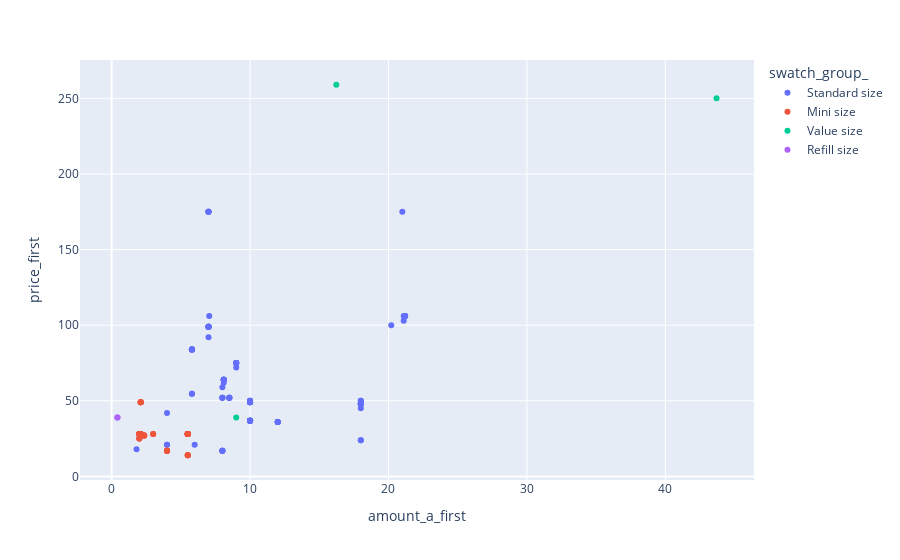

Write notebook code for a chart like this one.
### Code cell
fig = px.scatter(solid_products[solid_products['lvl_2_cat_first']=='Candles'], x="amount_a_first", y="price_first", color="swatch_group_", hover_data=['brand_name_', 'product_name_'])
fig.show()

### Figure 1 — Plotly figure (JSON) as saved in the notebook; plotly's stock layout.template omitted (floating-point values rounded to 4 significant figures; data arrays with more than 128 entries replaced by an {"elided": "..."} marker saying what was removed)
{"data": [{"customdata": {"elided": "102x2 str values"}, "hovertemplate": "swatch_group_=Standard size<br>amount_a_first=%{x}<br>price_first=%{y}<br>brand_name_=%{customdata[0]}<br>product_name_=%{customdata[1]}<extra></extra>", "legendgroup": "Standard size", "marker": {"color": "#636efa", "symbol": "circle"}, "mode": "markers", "name": "Standard size", "orientation": "v", "showlegend": true, "type": "scatter", "x": [7.05, 8, 8, 8, 10, 10, 10, 10, 10, 10, 10, 10, 10, 10, 10, 10, 10, 10, 10, 10, 10, 10, 10, 10, 7, 7, 7, 7, 7, 7, 7, 7, 9, 9, 9, 9, 9, 9, 9, 8.5, 8.5, 8.5, 8.5, 8.5, 5.8, 5.8, 5.8, 5.8, 5.8, 5.8, 5.8, 5.8, 5.8, 8.1, 2, 8.1, 2, 8.1, 8.1, 8.1, 20.2, 21.2, 21.2, 8.1, 8.1, 21.1, 8.1, 21.1, 8.1, 21.2, 8, 8, 8, 8, 8, 7, 7, 21, 7, 7, 18, 18, 1.8, 6, 12, 18, 12, 18, 12, 18, 18, 18, 4, 4, 4, 12, 18, 12, 18, 18, 18, 18], "xaxis": "x", "y": [106, 52, 52, 52, 36.75, 36.75, 50, 49, 36.75, 49, 36.75, 36.75, 50, 50, 36.75, 36.75, 36.75, 49, 49, 36.75, 36.75, 36.75, 36.75, 49, 92, 99, 99, 99, 99, 99, 99, 99, 75, 75, 75, 75, 75, 75, 72, 52, 52, 52, 52, 52, 84, 84, 84, 84, 54.6, 54.6, 84, 84, 84, 64, 25, 62, 28, 64, 64, 64, 100, 106, 106, 64, 64, 103, 64, 106, 64, 106, 17, 17, 17, 17, 59, 175, 175, 175, 175, 175, 45, 48, 18, 21, 36, 48, 36, 48, 36, 48, 24, 48, 42, 21, 21, 36, 48, 36, 48, 50, 50, 24], "yaxis": "y"}, {"customdata": [["Jo Malone London", "English Pear & Freesia Candle"], ["Jo Malone London", "English Pear & Freesia Travel Candle"], ["Jo Malone London", "Lime Basil & Mandarin Candle"], ["Jo Malone London", "Lime Basil & Mandarin Travel Candle"], ["Jo Malone London", "Peony & Blush Suede Candle"], ["MALIN+GOETZ", "Cannabis Candle"], ["MALIN+GOETZ", "Cannabis Votive Candle"], ["MALIN+GOETZ", "Dark Rum Candle"], ["MALIN+GOETZ", "Dark Rum Votive Candle"], ["NEST New York", "Amalfi Lemon & Mint Candle"], ["NEST New York", "Charcoal Woods Candle"], ["NEST New York", "Driftwood & Chamomile Candle"], ["NEST New York", "Grapefruit Candle"], ["NEST New York", "Grapefruit Votive Candle"], ["NEST New York", "Himalayan Salt & Rosewater Candle"], ["NEST New York", "Lime Zest & Matcha Candle"], ["NEST New York", "Lime Zest & Matcha Votive Candle"], ["NEST New York", "Mediterranean Fig Candle"], ["NEST New York", "Mini Charcoal Woods Candle"], ["NEST New York", "Mini Driftwood & Chamomile Candle"], ["NEST New York", "Mini Himalayan Salt & Rosewater Candle"], ["NEST New York", "Mini Mediterranean Fig Candle"], ["NEST New York", "Mini Pumpkin Chai Candle"], ["NEST New York", "Mini Wild Mint & Eucalyptus Candle"], ["NEST New York", "Rose Noir & Oud Candle"], ["VOLUSPA", "Apple Blue Clover Glass Jar Candle"], ["VOLUSPA", "Baltic Amber Glass Candle"], ["VOLUSPA", "Forbidden Fig Decorative Tin Candle"], ["VOLUSPA", "Forbidden Fig Glass Jar Candle"], ["VOLUSPA", "French Cade & Lavender Decorative Tin Candle"], ["VOLUSPA", "French Cade & Lavender Glass Jar Candle"], ["VOLUSPA", "Goji & Tarocco Orange Decorative Tin Candle"], ["VOLUSPA", "Goji & Tarocco Orange Glass Jar Candle"], ["VOLUSPA", "Goji & Tarocco Orange Mini Decorative Tin Candle"], ["VOLUSPA", "Havana Mint Mojito Glass Jar Candle"], ["VOLUSPA", "Kalahari Watermelon Glass Jar Candle"], ["VOLUSPA", "Mini Apple Blue Clover Glass Jar Cande"], ["VOLUSPA", "Mini Baltic Amber Glass Candle"], ["VOLUSPA", "Mini Forbidden Fig Glass Jar Candle"], ["VOLUSPA", "Mini French Cade & Lavender Glass Candle"], ["VOLUSPA", "Mini Goji & Tarocco Orange Glass Candle"], ["VOLUSPA", "Mini Havana Mint Mojito Glass Jar Candle"], ["VOLUSPA", "Mini Kalahari Watermelon Glass Jar Candle"], ["VOLUSPA", "Mini Panjore Lychee Decorative Tin Candle"], ["VOLUSPA", "Mini Sparkling Cuvee Glass Jar Candle"], ["VOLUSPA", "Mini Tahitian Coconut Vanilla Glass Candle"], ["VOLUSPA", "Panjore Lychee Decorative Tin Candle"], ["VOLUSPA", "Panjore Lychee Glass Jar Candle"], ["VOLUSPA", "Santal Vanille Glass Jar Candle"], ["VOLUSPA", "Sparkling Cuvee Glass Jar Candle"], ["VOLUSPA", "Tahitian Coconut Vanilla Glass Jar Candle"]], "hovertemplate": "swatch_group_=Mini size<br>amount_a_first=%{x}<br>price_first=%{y}<br>brand_name_=%{customdata[0]}<br>product_name_=%{customdata[1]}<extra></extra>", "legendgroup": "Mini size", "marker": {"color": "#EF553B", "symbol": "circle"}, "mode": "markers", "name": "Mini size", "orientation": "v", "showlegend": true, "type": "scatter", "x": [2.1, 2.1, 2.1, 2.1, 2.1, 2.35, 2.35, 2.35, 2.35, 2, 2.1, 3, 2.1, 2.1, 2, 2, 2, 2, 2.1, 3, 2, 2, 2, 2, 2, 5.5, 5.5, 4, 5.5, 4, 5.5, 4, 5.5, 4, 5.5, 5.5, 5.5, 5.5, 5.5, 5.5, 5.5, 5.5, 5.5, 4, 5.5, 5.5, 4, 5.5, 5.5, 5.5, 5.5], "xaxis": "x", "y": [49, 49, 49, 49, 49, 27, 27, 27, 27, 28, 28, 28, 28, 28, 28, 28, 28, 25, 28, 28, 28, 25, 28, 28, 28, 28, 28, 17, 28, 17, 28, 17, 28, 17, 14, 28, 28, 28, 28, 28, 28, 14, 28, 17, 28, 14, 17, 28, 28, 28, 14], "yaxis": "y"}, {"customdata": [["NEST New York", "Grapefruit Candle"], ["NEST New York", "White Tea & Rosemary Alfresco Candle"], ["VOLUSPA", "Apple Blue Clover Candle"]], "hovertemplate": "swatch_group_=Value size<br>amount_a_first=%{x}<br>price_first=%{y}<br>brand_name_=%{customdata[0]}<br>product_name_=%{customdata[1]}<extra></extra>", "legendgroup": "Value size", "marker": {"color": "#00cc96", "symbol": "circle"}, "mode": "markers", "name": "Value size", "orientation": "v", "showlegend": true, "type": "scatter", "x": [43.7, 16.23, 9], "xaxis": "x", "y": [250, 259, 39], "yaxis": "y"}, {"customdata": [["NEST New York", "White Tea & Rosemary Alfresco Candle"], ["NEST New York", "White Tea & Rosemary Alfresco Tealight Refill"]], "hovertemplate": "swatch_group_=Refill size<br>amount_a_first=%{x}<br>price_first=%{y}<br>brand_name_=%{customdata[0]}<br>product_name_=%{customdata[1]}<extra></extra>", "legendgroup": "Refill size", "marker": {"color": "#ab63fa", "symbol": "circle"}, "mode": "markers", "name": "Refill size", "orientation": "v", "showlegend": true, "type": "scatter", "x": [0.42, 0.42], "xaxis": "x", "y": [39, 39], "yaxis": "y"}], "layout": {"autosize": true, "legend": {"title": {"text": "swatch_group_"}, "tracegroupgap": 0}, "margin": {"t": 60}, "xaxis": {"anchor": "y", "autorange": true, "domain": [0, 1], "range": [-2.246, 46.37], "title": {"text": "amount_a_first"}, "type": "linear"}, "yaxis": {"anchor": "x", "autorange": true, "domain": [0, 1], "range": [-4.97, 278.0], "title": {"text": "price_first"}, "type": "linear"}}}
